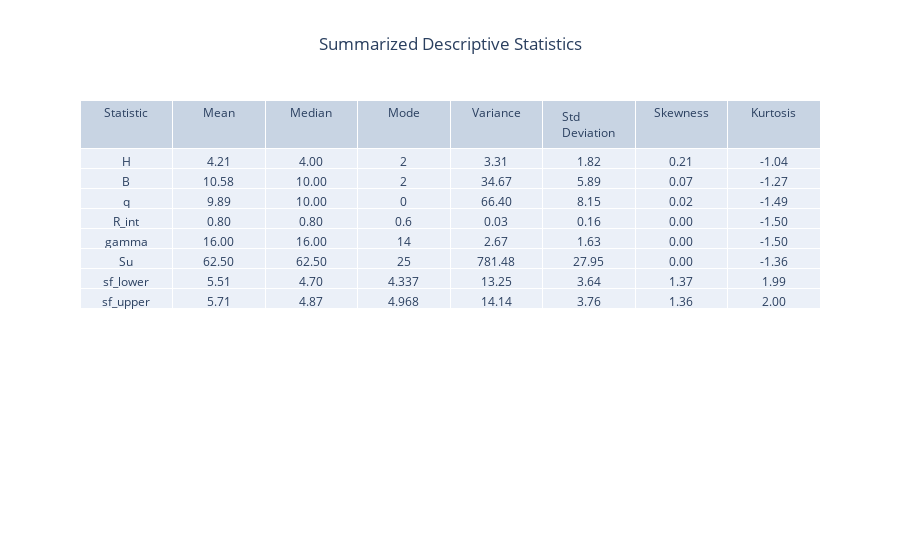

Notebook code cell kept with this figure:
### Code cell
# Calculate basic descriptive statistics
summary_stats = csv_data.describe()

# Calculate the median (50th percentile)
median = csv_data.median()

# Calculate the mode (most frequent value) for each column
mode = csv_data.mode().iloc[0]

# Calculate the variance for each column
variance = csv_data.var()

# Calculate the standard deviation for each column
std_deviation = csv_data.std()

# Calculate the skewness for each column
skewness = csv_data.skew()

# Calculate the kurtosis for each column
kurtosis = csv_data.kurtosis()

# Combine the statistics into a summary DataFrame
summary_df = pd.DataFrame({
    'Statistic': summary_stats.columns,
    'Mean': summary_stats.loc['mean'].map('{:.2f}'.format),
    'Median': median.map('{:.2f}'.format),
    'Mode': mode,
    'Variance': variance.map('{:.2f}'.format),
    'Std Deviation': std_deviation.map('{:.2f}'.format),
    'Skewness': skewness.map('{:.2f}'.format),
    'Kurtosis': kurtosis.map('{:.2f}'.format)
})

# Create a Plotly table
fig = go.Figure(data=[go.Table(
    header=dict(values=list(summary_df.columns)),
    cells=dict(values=[summary_df[column] for column in summary_df.columns])
)])

# Customize the appearance of the table
fig.update_layout(
    title_text='Summarized Descriptive Statistics',
    title_x=0.5,
)

# Show the interactive table
fig.show()

### Figure 1 — Plotly figure (JSON) as saved in the notebook; plotly's stock layout.template omitted (floating-point values rounded to 4 significant figures)
{"data": [{"cells": {"values": [["H", "B", "q", "R_int", "gamma", "Su", "sf_lower", "sf_upper"], ["4.21", "10.58", "9.89", "0.80", "16.00", "62.50", "5.51", "5.71"], ["4.00", "10.00", "10.00", "0.80", "16.00", "62.50", "4.70", "4.87"], [2.0, 2.0, 0.0, 0.6, 14.0, 25.0, 4.337, 4.968], ["3.31", "34.67", "66.40", "0.03", "2.67", "781.48", "13.25", "14.14"], ["1.82", "5.89", "8.15", "0.16", "1.63", "27.95", "3.64", "3.76"], ["0.21", "0.07", "0.02", "0.00", "0.00", "0.00", "1.37", "1.36"], ["-1.04", "-1.27", "-1.49", "-1.50", "-1.50", "-1.36", "1.99", "2.00"]]}, "header": {"values": ["Statistic", "Mean", "Median", "Mode", "Variance", "Std Deviation", "Skewness", "Kurtosis"]}, "type": "table"}], "layout": {"title": {"text": "Summarized Descriptive Statistics", "x": 0.5}}}
